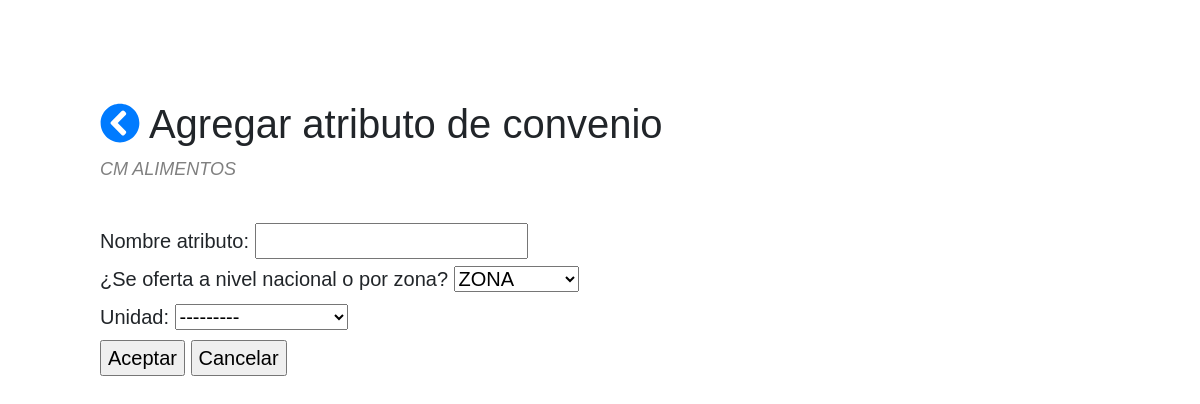
Before: /bid/1/create_bidattribute with the older database file.
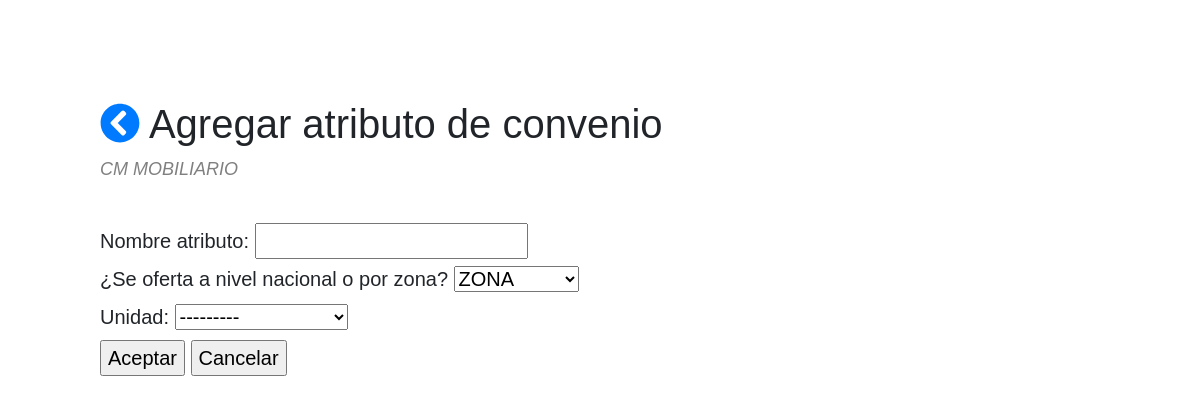
After: the same page with the newer database file.
### catalog/models.py (models this page shows, shortened)
class Bid(models.Model):
	name = models.CharField(max_length = 256, unique = True)
	max_category_level = models.IntegerField(
		validators=[
            MaxValueValidator(4),
            MinValueValidator(1)
        ])
	max_products_alternatives = models.IntegerField(
		validators=[
            MaxValueValidator(20),
            MinValueValidator(1)
        ])
	def __str__(self):
		return self.name

### catalog/views.py (the view, shortened to what this page needs)
class BidAttributeCreate(FormView):
	form_class = BidAttributeForm
	template_name = "catalog/bidattribute_form.html"
	def get_form_kwargs(self):
		kwargs = super(BidAttributeCreate, self).get_form_kwargs()
		bid = get_object_or_404(Bid, pk=self.kwargs['pk'])
		zones = bid.zones.all()
		kwargs["bid"] = bid
		return kwargs
	def get_context_data(self, **kwargs):
		context = super(BidAttributeCreate, self).get_context_data()
		kwargs = self.get_form_kwargs()
		context['bid'] = kwargs['bid']
		return context

### catalog/forms.py (shortened to what this page needs)
class BidAttributeForm(forms.Form):
	def __init__(self, *args, **kwargs):
		self.bid = kwargs.pop('bid')
		super(BidAttributeForm, self).__init__(*args, **kwargs)
		self.fields["name"] = forms.CharField(label = "Nombre atributo")
		self.fields["zone_or_global"] = forms.ChoiceField(
			choices = [
				["ZONA", "ZONA"],
				["NACIONAL", "NACIONAL"],
			],
			label = "¿Se oferta a nivel nacional o por zona?"
			)
		self.fields["unit"] = forms.ModelChoiceField(queryset=Unit.objects.filter(
			dimension = Dimension.objects.get(name = "MONEDA")),
			label = "Unidad")

### catalog/models.py (called while the page is built)
	def __str__(self):
		return self.name

### catalog/templates/catalog/bidattribute_form.html (shortened to what this page needs)
{% extends "base_bootstrap.html" %}
{% load crispy_forms_tags %}
{% block content %}
<div class=header>
	<h1>
		<a href="{% url 'catalog:bidattribute_list' bid.id %}">
		<i class="fa fa-chevron-circle-left"></i> </a>
		{% if bidattribute %}
			Editar atributo de convenio
		{% else %}
			Agregar atributo de convenio
		{% endif %}
	</h1>
	<div class="note"> {{bid}} </div>
</div>
  <form action="" method="post">
	<div class="fieldWrapper" id="name">
		{{ form.name.label_tag }}
		{{ form.name }}
	</div>
	<div class="fieldWrapper" id="zone_or_global">
		{{ form.zone_or_global.label_tag }}
		{{ form.zone_or_global }}
	</div>
	<div class="fieldWrapper" id="unit">
		{{ form.unit.label_tag }}
		{{ form.unit }}
	</div>
    <input type="submit" value="Aceptar" >
    <input type="submit" value="Cancelar" onclick="window.location.href='{% url 'catalog:bidattribute_list' bid.id %}';return false;">
  </form>
{% endblock %}

Changed rows visible on the page:
changed Bid "Cancelar": name "CM ALIMENTOS" → "CM MOBILIARIO"
